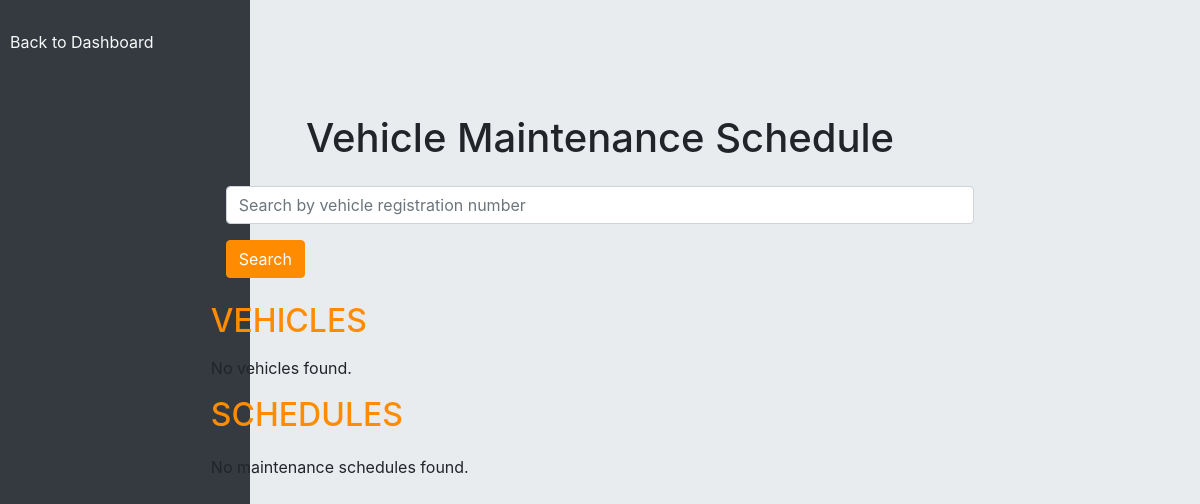
Before: /maintenance.php with the older database file.
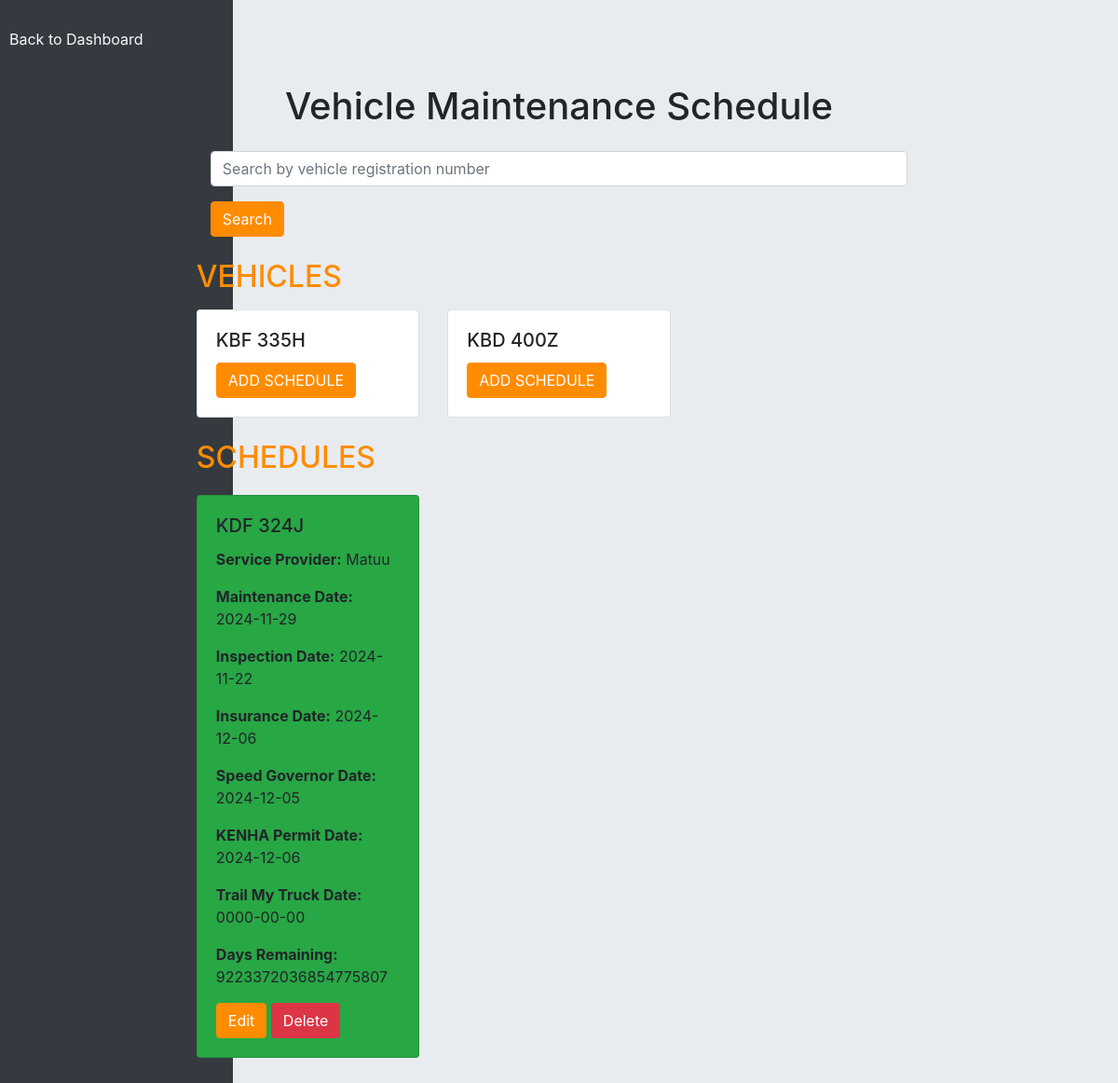
After: the same page with the newer database file.
### tables this page shows
CREATE TABLE `vehicles` (
  `id` int(100) NOT NULL,
  `vehicle_regno` varchar(100) NOT NULL,
  `vehicle_model` varchar(100) NOT NULL,
  `vehicle_type` varchar(100) NOT NULL,
  `engine_number` varchar(100) NOT NULL,
  `capacity` int(255) NOT NULL
);

CREATE TABLE `maintenance_schedule` (
  `id` int(11) NOT NULL,
  `vehicle_id` int(11) NOT NULL,
  `service_provider` varchar(100) NOT NULL,
  `maintenance_date` date NOT NULL,
  `inspection_date` date NOT NULL,
  `insurance_date` date NOT NULL,
  `speed_governor_date` date NOT NULL,
  `kenha_permit_date` date NOT NULL,
  `track_solid_date` date NOT NULL
);

### maintenance.php (the view, shortened to what the changed rows need)
<?php
include 'connection.php';
$vehicles = [];
$sql = "SELECT * FROM vehicles v
        WHERE NOT EXISTS (
            SELECT 1 FROM maintenance_schedule ms
            WHERE ms.vehicle_id = v.id
        )";
$result = $conn->query($sql);
if ($result->num_rows > 0) {
    while ($row = $result->fetch_assoc()) {
        $vehicles[] = $row;
    }
}
$sql = "SELECT ms.*, v.vehicle_regno
        FROM maintenance_schedule ms
        JOIN vehicles v ON ms.vehicle_id = v.id";
$result = $conn->query($sql);
$schedules = [];
if ($result->num_rows > 0) {
    while ($row = $result->fetch_assoc()) {
        $minDaysRemaining = PHP_INT_MAX;
        if ($minDaysRemaining > 60) {
            $colorClass = 'bg-success';
        } elseif ($minDaysRemaining > 30) {
            $colorClass = 'bg-warning';
        } else {
            $colorClass = 'bg-danger';
        }
        $row['days_remaining'] = $minDaysRemaining;
        $row['color_class'] = $colorClass;
        $schedules[] = $row;
    }
} else {
    echo "No schedules found.";
}
?>
<!DOCTYPE html>
<html lang="en">
<head>
    <link rel="stylesheet" href="https://stackpath.bootstrapcdn.com/bootstrap/4.5.2/css/bootstrap.min.css">
    <link rel="stylesheet" href="css/maintenance.css">
</head>
<body>
    <div class="d-flex">
        <div class="container col-md-10">
            <div class="container col-md-10">
                <h1 class="mb-4 text-center">Vehicle Maintenance Schedule</h1>
                <h2 class="mt-4 mb-3">VEHICLES</h2>
                <div class="row" id="vehicleList">
                    <?php if (empty($vehicles)): ?>
                        <div class="col-md-12">
                            <p>No vehicles found.</p>
                        </div>
                    <?php else: ?>
                        <?php foreach ($vehicles as $vehicle): ?>
                            <div class="col-md-4 mb-4" data-vehicle-id="<?= $vehicle['id']; ?>">
                                <div class="card">
                                    <div class="card-body">
                                        <h5 class="card-title"><?= htmlspecialchars($vehicle['vehicle_regno']); ?></h5>
                                        <button class="btn btn-primary" data-toggle="modal" data-target="#scheduleModal" data-vehicle-id="<?= $vehicle['id']; ?>">ADD SCHEDULE</button>
                                    </div>
                                </div>
                            </div>
                        <?php endforeach; ?>
                    <?php endif; ?>
                </div>
                <h2 class="mt-6 mb-6">SCHEDULES</h2>
                <div class="row">
                    <?php if (!empty($schedules)): ?>
                        <?php foreach ($schedules as $schedule): ?>
                            <div class="col-md-4 mb-4">
                                <div class="card <?= $schedule['color_class']; ?>" id="schedule-<?= $schedule['id']; ?>">
                                    <div class="card-body">
                                        <h5 class="card-title"><?= htmlspecialchars($schedule['vehicle_regno']); ?></h5>
                                        <p class="card-text"><strong>Service Provider:</strong> <?= htmlspecialchars($schedule['service_provider']); ?></p>
                                        <p class="card-text"><strong>Maintenance Date:</strong> <?= htmlspecialchars($schedule['maintenance_date']); ?></p>
                                        <p class="card-text"><strong>Inspection Date:</strong> <?= htmlspecialchars($schedule['inspection_date']); ?></p>
                                        <p class="card-text"><strong>Insurance Date:</strong> <?= htmlspecialchars($schedule['insurance_date']); ?></p>
                                        <p class="card-text"><strong>Speed Governor Date:</strong> <?= htmlspecialchars($schedule['speed_governor_date']); ?></p>
                                        <p class="card-text"><strong>KENHA Permit Date:</strong> <?= htmlspecialchars($schedule['kenha_permit_date']); ?></p>
                                        <p class="card-text"><strong>Trail My Truck Date:</strong> <?= htmlspecialchars($schedule['track_solid_date']); ?></p>
                                        <p class="card-text"><strong>Days Remaining:</strong> <?= htmlspecialchars($schedule['days_remaining']); ?></p>
                                            <button class="btn btn-primary edit-button" data-toggle="modal" data-target="#scheduleModal" data-schedule-id="<?= $schedule['id']; ?>"
                                                    data-vehicle-id="<?= $schedule['vehicle_id']; ?>" data-service-provider="<?= htmlspecialchars($schedule['service_provider']); ?>"
                                                    data-maintenance-date="<?= htmlspecialchars($schedule['maintenance_date']); ?>" data-inspection-date="<?= htmlspecialchars($schedule['inspection_date']); ?>"
                                                    data-insurance-date="<?= htmlspecialchars($schedule['insurance_date']); ?>" data-speed-governor-date="<?= htmlspecialchars($schedule['speed_governor_date']); ?>"
                                                    data-kenha-permit-date="<?= htmlspecialchars($schedule['kenha_permit_date']); ?>" data-track-solid-date="<?= htmlspecialchars($schedule['track_solid_date']); ?>">Edit
                                            </button>
                                        <form method="POST" action="delete_schedule.php" style="display:inline;" onsubmit="return confirm('Are you sure you want to delete this schedule?');">
                                            <button type="submit" class="btn btn-danger">Delete</button>
                                        </form>
                                    </div>
                                </div>
                            </div>
                        <?php endforeach; ?>
                    <?php else: ?>
                        <div class="col-md-12">
                            <p>No maintenance schedules found.</p>
                        </div>
                    <?php endif; ?>
                </div>
            </div>
        </div>
    </div>
</body>
</html>

Changed rows visible on the page:
added vehicles: vehicle_regno "KBF 335H"
added vehicles: vehicle_regno "KBD 400Z"
added maintenance_schedule: vehicle.vehicle_regno "KDF 324J", service_provider "Matuu", maintenance_date "2024-11-29", inspection_date "2024-11-22", insurance_date "2024-12-06", speed_governor_date "2024-12-05", kenha_permit_date "2024-12-06", track_solid_date "0000-00-00", days_remaining "9223372036854775807"
Other visible differences:
text no longer shown: "No vehicles found. No maintenance schedules found."
